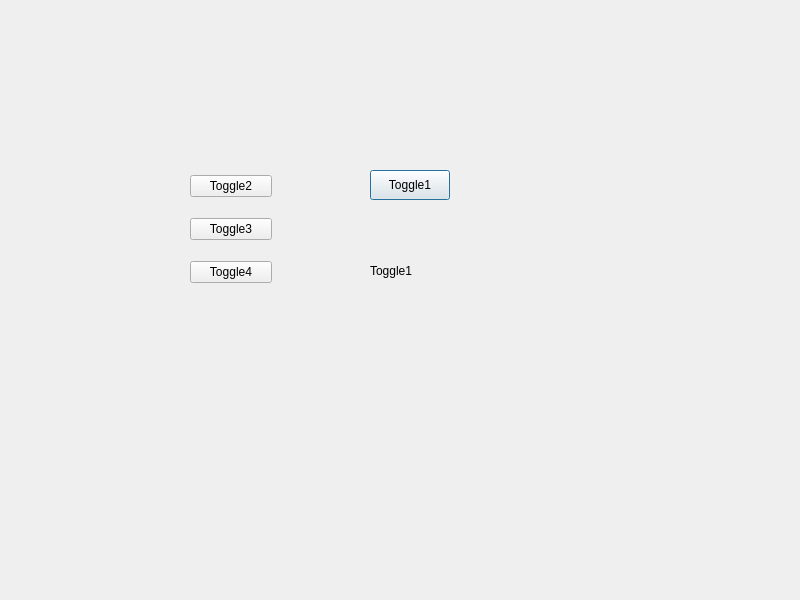
<?xml version="1.0" encoding="UTF-8"?>
<ui version="4.0">
 <class>Dialog</class>
 <widget class="QDialog" name="Dialog">
  <property name="geometry">
   <rect>
    <x>0</x>
    <y>0</y>
    <width>800</width>
    <height>600</height>
   </rect>
  </property>
  <property name="windowTitle">
   <string>Dialog</string>
  </property>
  <widget class="QPushButton" name="pushButton">
   <property name="geometry">
    <rect>
     <x>370</x>
     <y>170</y>
     <width>80</width>
     <height>30</height>
    </rect>
   </property>
   <property name="text">
    <string>Toggle1</string>
   </property>
   <property name="checkable">
    <bool>true</bool>
   </property>
  </widget>
  <widget class="QLabel" name="label">
   <property name="geometry">
    <rect>
     <x>370</x>
     <y>220</y>
     <width>261</width>
     <height>101</height>
    </rect>
   </property>
   <property name="text">
    <string>Toggle1</string>
   </property>
  </widget>
  <widget class="QWidget" name="layoutWidget">
   <property name="geometry">
    <rect>
     <x>190</x>
     <y>160</y>
     <width>82</width>
     <height>140</height>
    </rect>
   </property>
   <layout class="QVBoxLayout" name="verticalLayout">
    <item>
     <widget class="QPushButton" name="pushButton_2">
      <property name="text">
       <string>Toggle2</string>
      </property>
      <property name="checkable">
       <bool>true</bool>
      </property>
     </widget>
    </item>
    <item>
     <widget class="QPushButton" name="pushButton_3">
      <property name="text">
       <string>Toggle3</string>
      </property>
      <property name="checkable">
       <bool>true</bool>
      </property>
     </widget>
    </item>
    <item>
     <widget class="QPushButton" name="pushButton_4">
      <property name="text">
       <string>Toggle4</string>
      </property>
      <property name="checkable">
       <bool>true</bool>
      </property>
     </widget>
    </item>
   </layout>
  </widget>
 </widget>
 <resources/>
 <connections/>
</ui>
